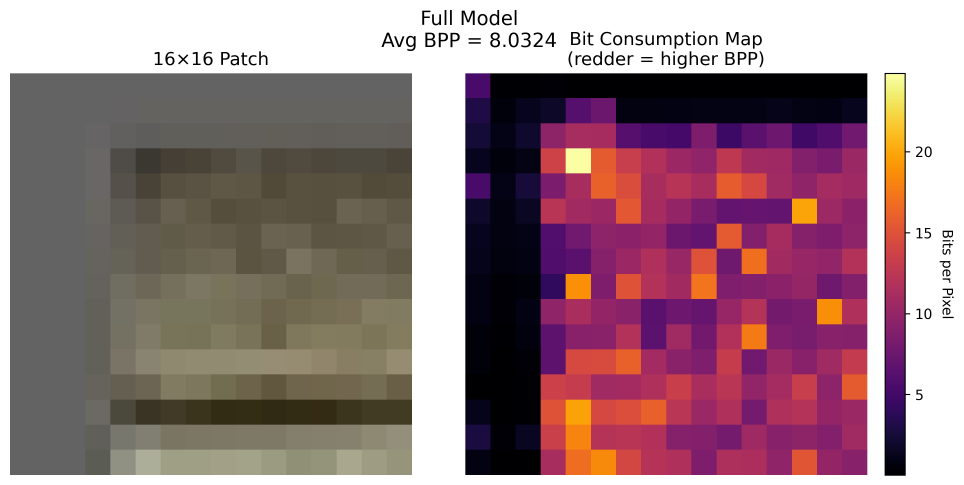
#> input picture archieved/patch_bpp_sample0.png, 2890 x 1455 px (shown at 1/3 size)
$ python test_bpp_2.py --image patch_bpp_sample0.png --bpps 1.0 1.0   (older library calls are emulated)
#> lines starting #> are read from the running program, lines starting #| are printed output that depends on the picture
#> in main, img is the input picture: shape (1455, 2890, 3); mean B, G, R 128.4, 120.7, 150.8
#| Image size: 2890×1455
import cv2
import numpy as np
import matplotlib.pyplot as plt
from matplotlib.colors import LinearSegmentedColormap
import argparse
from pathlib import Path

def compute_complexity_map(image, window_size=15):
    """Improved complexity: local standard deviation (dominant) + gradient
    → Doors/windows/uniform textures now get LOWER BPP"""
#> called with window_size = 15
    gray = cv2.cvtColor(image, cv2.COLOR_BGR2GRAY).astype(np.float32)

    # Sobel gradient (edges)
    sobelx = cv2.Sobel(gray, cv2.CV_64F, 1, 0, ksize=3)
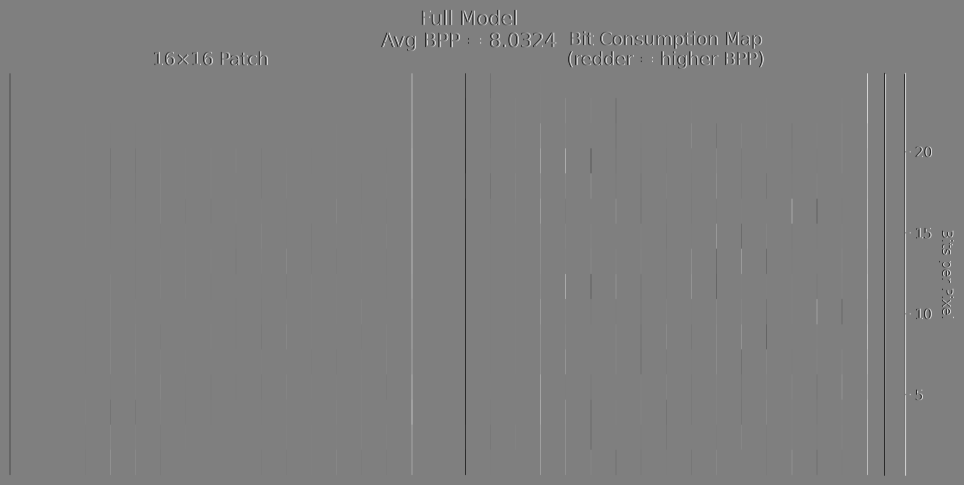
#> sobelx: shape (1455, 2890) float64 (shown at 1/3 size); min -1020, max 1020, mean 0; drawn with min black and max white
    sobely = cv2.Sobel(gray, cv2.CV_64F, 0, 1, ksize=3)
    gradient = np.sqrt(sobelx**2 + sobely**2)

    # Local variance / standard deviation (main metric)
    mean = cv2.GaussianBlur(gray, (window_size, window_size), 0)
    mean_sq = cv2.GaussianBlur(gray**2, (window_size, window_size), 0)
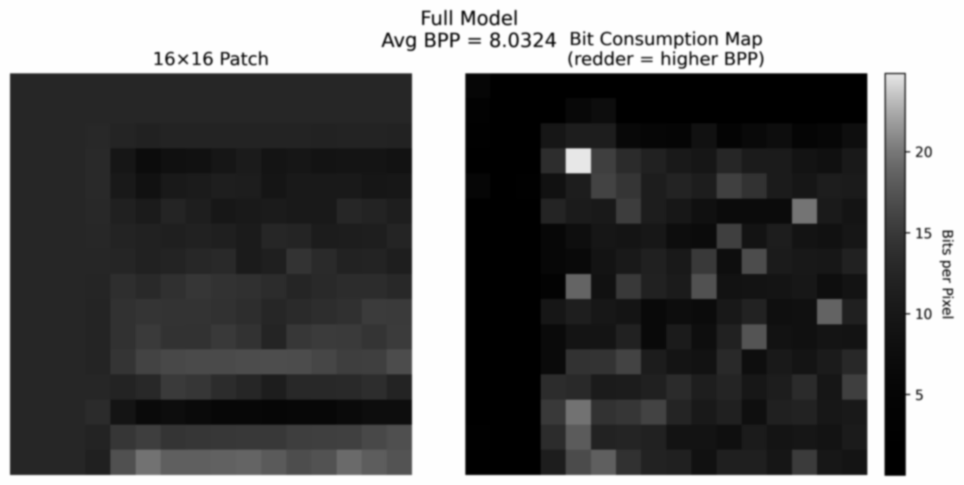
#> mean_sq: shape (1455, 2890) float32 (shown at 1/3 size); min 0, max 65025, mean 24343.8; drawn with min black and max white
    local_var = mean_sq - mean**2
    local_std = np.sqrt(np.maximum(local_var, 0))

    # Normalize
    gradient_norm = (gradient - gradient.min()) / (gradient.max() - gradient.min() + 1e-8)
    std_norm = (local_std - local_std.min()) / (local_std.max() - local_std.min() + 1e-8)
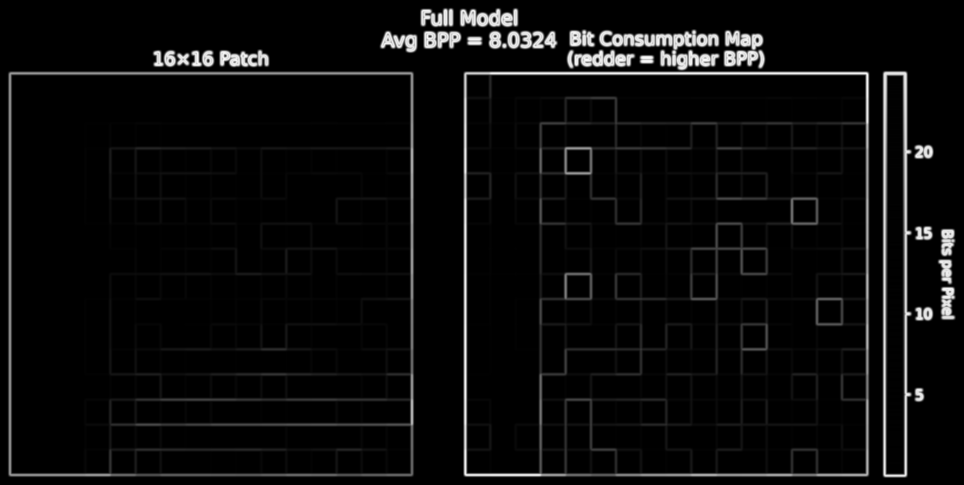
#> std_norm: shape (1455, 2890) float32 (shown at 1/3 size); min 0, max 1, mean 0.044

    # Final complexity: local_std dominates (80%)
    complexity = 0.8 * std_norm + 0.2 * gradient_norm
    return complexity

def create_raw_bpp_map(complexity_map, center_bpp):
    """Generate raw BPP map with EVEN STRONGER regional contrast"""
    return center_bpp * (0.30 + 1.40 * complexity_map)   # 加大差异

def normalize_to_display_range(bpp_map, display_center, display_half_range):
    """Map every map to the SAME display range: center ± half_range"""
    display_min = display_center - display_half_range
    display_max = display_center + display_half_range
    bmin, bmax = bpp_map.min(), bpp_map.max()
    if bmax - bmin < 1e-6:
        return np.full_like(bpp_map, display_center)
    norm = (bpp_map - bmin) / (bmax - bmin)
    return display_min + norm * (display_max - display_min)

def bpp_to_rgb(bpp_array, cmap, vmin, vmax):
    normed = np.clip((bpp_array - vmin) / (vmax - vmin), 0, 1)
    rgba = cmap(normed)
    return (rgba[..., :3] * 255).astype(np.uint8)

def main():
    parser = argparse.ArgumentParser(
        description='Per-pixel BPP Heatmap – Center + Variance mode + STRONGER heatmap overlay'
    )
    parser.add_argument('--image', required=True, help='Input image path')
    parser.add_argument('--bpps', nargs=2, type=float, required=True,
                        help='Center and variance. Example: 14 1.5')
    parser.add_argument('--window_size', type=int, default=15,
                        help='Local window for variance (11~21 recommended)')
    parser.add_argument('--output', default='bpp_results', help='Output folder')
    args = parser.parse_args()

    center, variance = args.bpps
    display_min = center - variance
    display_max = center + variance

    Path(args.output).mkdir(exist_ok=True)

    img = cv2.imread(args.image)
    if img is None:
        print("Error: Cannot read the image. Please check the path.")
        return

    print(f"Image size: {img.shape[1]}×{img.shape[0]}")
    print(f"Display range: {display_min:.1f} ~ {display_max:.1f} (center={center}, variance={variance})")
    print("Heatmap overlay strength: 62% (much stronger than before)")

    # Auto-generate 4 BPP levels around center
    multipliers = [1.5, 0.5, -0.5, -1.5]
    target_bpps = sorted([center + m * variance for m in multipliers], reverse=True)

    complexity_map = compute_complexity_map(img, args.window_size)

    # Strong contrast colormap
    colors_list = ['#000000', '#2b0000', '#5c0000', '#8f0000', '#c80000', '#ff1f1f', '#ff5e5e', '#ff9e9e', '#ffc9c9']
    cmap = LinearSegmentedColormap.from_list('strong_bpp', colors_list, N=512)

    fig = plt.figure(figsize=(22, 16))
    fig.suptitle(f'Per-pixel BPP Heatmap (4 levels) - STRONG overlay\n'
                 f'Display range: {display_min:.1f} ~ {display_max:.1f} | Local-variance logic',
                 fontsize=17, y=0.98)

    gs = fig.add_gridspec(2, 3, width_ratios=[1, 1, 0.07], wspace=0.03, hspace=0.10)

    for idx, orig_bpp in enumerate(target_bpps):
        row, col = divmod(idx, 2)
        ax = fig.add_subplot(gs[row, col])

        raw_bpp = create_raw_bpp_map(complexity_map, orig_bpp)
        display_bpp = normalize_to_display_range(raw_bpp, center, variance)

        heat_rgb = bpp_to_rgb(display_bpp, cmap, display_min, display_max)

        # ==================== 加大热力权重（关键修改） ====================
        # 原图 38% + 热力 62% → 热力颜色明显覆盖图像
        overlay = cv2.addWeighted(img, 0.38, heat_rgb, 0.62, 0)

        overlay_rgb = cv2.cvtColor(overlay, cv2.COLOR_BGR2RGB)
        ax.imshow(overlay_rgb)
        ax.set_title(f'Original {orig_bpp:.2f} bpp\n'
                     f'Display mean {display_bpp.mean():.2f}', fontsize=14)
        ax.axis('off')

        cv2.imwrite(f"{args.output}/overlay_{orig_bpp:.2f}orig.jpg", overlay)
        print(f"Saved overlay for original {orig_bpp:.2f} bpp (display mean {display_bpp.mean():.2f})")
#> this loop made 4 passes
#> (bmin in normalize_to_display_range, bmax in normalize_to_display_range) on passes 1 to 4: (0.75, 4.2), (0.45, 2.52), (0.15, 0.839), (-0.839, -0.15)
#| Saved overlay for original 2.50 bpp (display mean 0.08)
#| Saved overlay for original 1.50 bpp (display mean 0.08)
#| Saved overlay for original 0.50 bpp (display mean 0.08)
#| Saved overlay for original -0.50 bpp (display mean 1.92)
#> pass 1, in bpp_to_rgb, `rgba = cmap(normed)`:
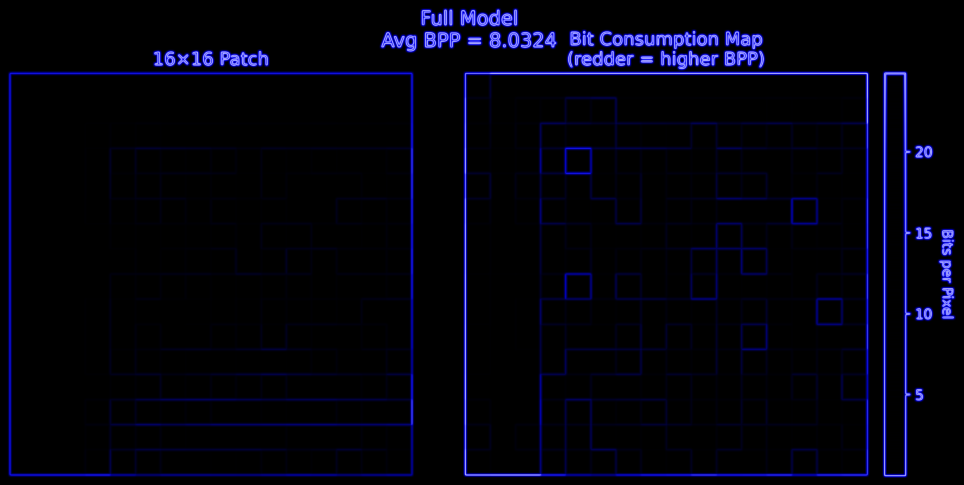
#> rgba: shape (1455, 2890, 4) float64 (shown at 1/3 size); mean of channels 0, 1, 2, 3 0.0522, 0.00981, 0.00981, 1; drawn as B, G, R
#> after the loop:
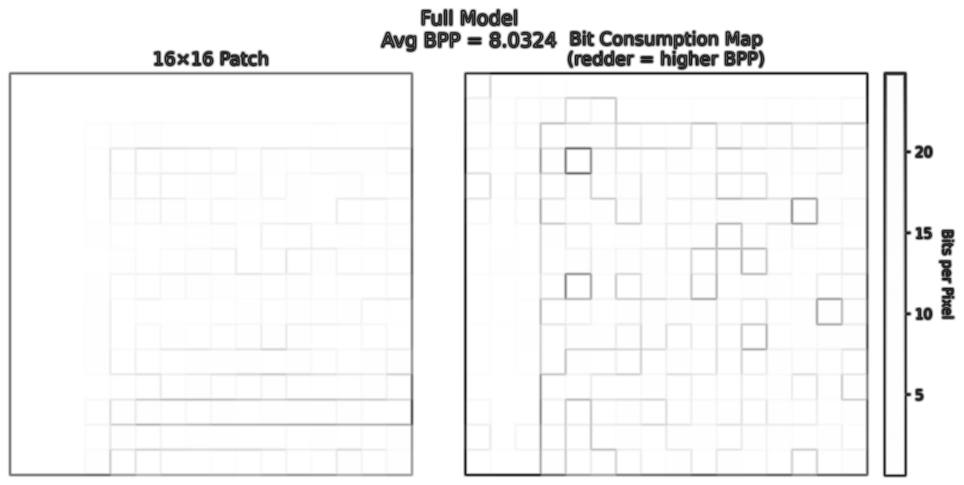
#> display_bpp: shape (1455, 2890) float64 (shown at 1/3 size); min 0, max 2, mean 1.92; drawn with min black and max white
#> after the loop:
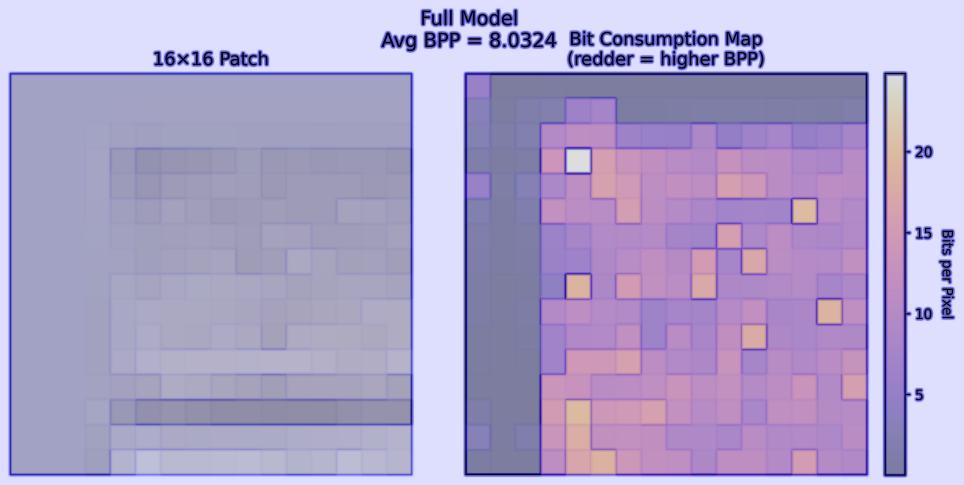
#> overlay: shape (1455, 2890, 3) (shown at 1/3 size); mean B, G, R 204.1, 162.7, 174.2

    # Unified colorbar
    cax = fig.add_subplot(gs[:, 2])
    norm = plt.Normalize(display_min, display_max)
    sm = plt.cm.ScalarMappable(cmap=cmap, norm=norm)
    cbar = fig.colorbar(sm, cax=cax, orientation='vertical')
    cbar.set_label('Displayed BPP', fontsize=14)
    ticks = np.linspace(display_min, display_max, 7)
    cbar.set_ticks(ticks)
    cbar.ax.set_yticklabels([f'{t:.1f}' for t in ticks[::-1]])

    plt.tight_layout(rect=[0, 0, 0.94, 0.96])
    combined_path = f"{args.output}/COMBINED_BPP_center{center}_var{variance}_strong_overlay.png"
    plt.savefig(combined_path, dpi=300, bbox_inches='tight')
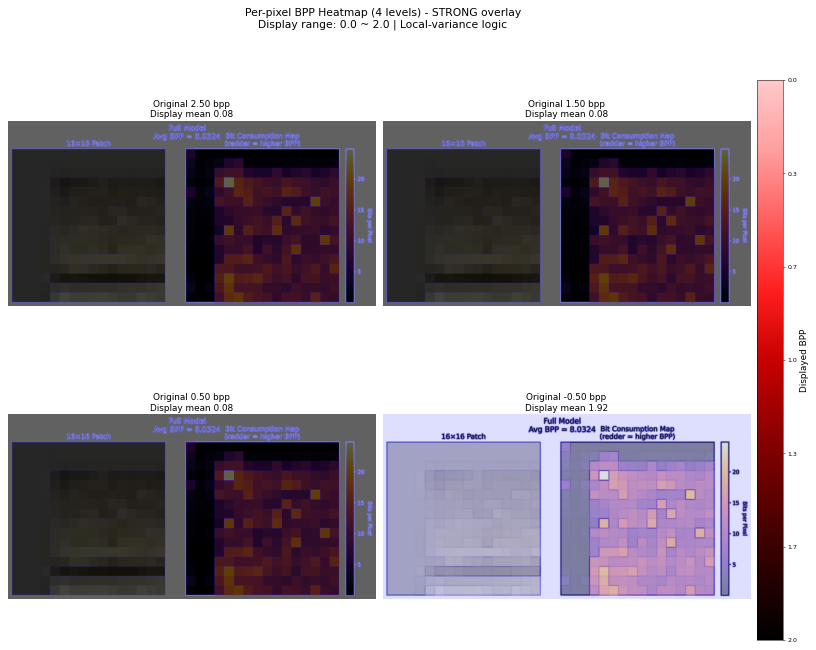
#> figure drawn by matplotlib, 5 panels
    plt.close()

    print(f"\nDone! Main figure saved → {combined_path}")
    print("热力颜色现在明显覆盖在图像上（62%权重）")
    print("高bpp区域（黑） vs 低bpp区域（亮红）区别已大幅增强")

if __name__ == "__main__":
    main()
